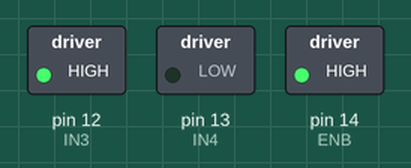
Recording of a sketch running on a simulated Arduino Uno, built with avr-gcc and run on an emulated ATmega328P. Shown: switched loads named in the sketch (green lamp = pin HIGH).

Above: at 3.0 s.
At 8.5 s:
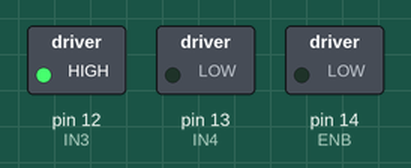
Timing chart, 0 to 12.7 s (numbered marks = the images above):
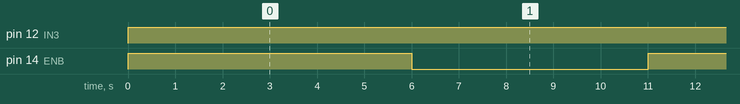

Measured:
- by itself, pin 12 (IN3): LOW → HIGH at 0.00 s
- by itself, pin 14 (ENB): alternates HIGH for 6.0 s and LOW for 5.0 s

The sketch:

pruebaL298_wemos.ino
```cpp
/*
 Ejemplo de control de motor DC usando modulo L298
 http://electronilab.co/tienda/driver-dual-para-motores-full-bridge-l298n/

 Creado 16/05/14
 por Andres Cruz
 ELECTRONILAB.CO
 */

int IN3 = 12;    // Input3 conectada al pin D6
int IN4 = 13;    // Input4 conectada al pin D7
int ENB = 14;    // ENB conectada al pin D5


void setup()
{
 pinMode (ENB, OUTPUT);
 pinMode (IN3, OUTPUT);
 pinMode (IN4, OUTPUT);
}
void loop()
{
  //Preparamos la salida para que el motor gire en un sentido
  digitalWrite (IN3, HIGH);
  digitalWrite (IN4, LOW);
  // Aplicamos PWM al pin ENB, haciendo girar el motor, cada 2 seg aumenta la velocidad
  analogWrite(ENB,300);
  delay(2000);
  analogWrite(ENB,430);
  delay(2000);
  analogWrite(ENB,550);
  delay(2000);
  // Apagamos el motor y esperamos 5 seg
  analogWrite(ENB,0);
  delay(5000);
}
```
